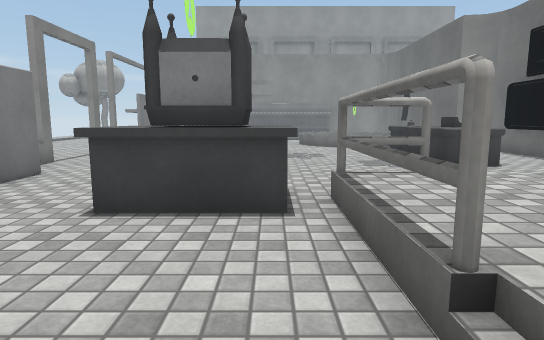
view 1 (above)

24 first-person views from a walk through a 3-D level made in the Unity game engine. The camera is 1.2 m above the floor, tilts 8° down and sees 75° across. Doors are open. The floor is counted in squares, 1 m on a side. Each view is taken from the middle of a square. On the plan, view 1 faces up. The plan holds only what a view shows up to about 14 squares ahead; the rest is blank. The place goes on beyond the plan. The player is left out. Some animated figures are left out. Some surface patterns are stand-ins.

view 2
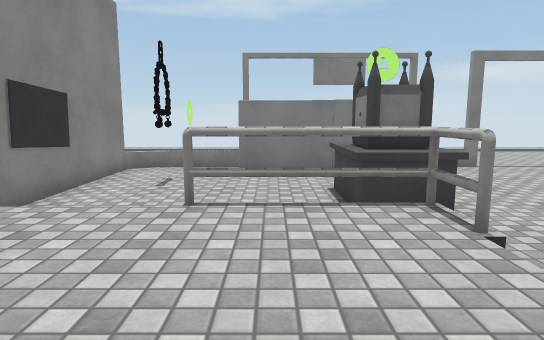

view 3
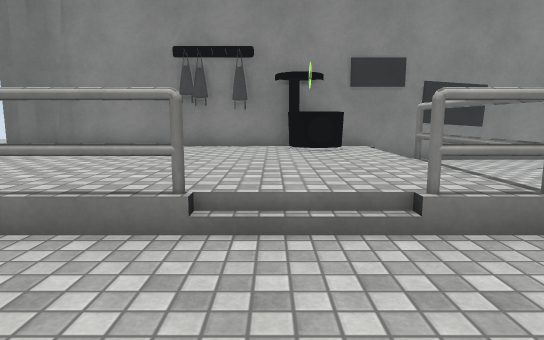

view 4
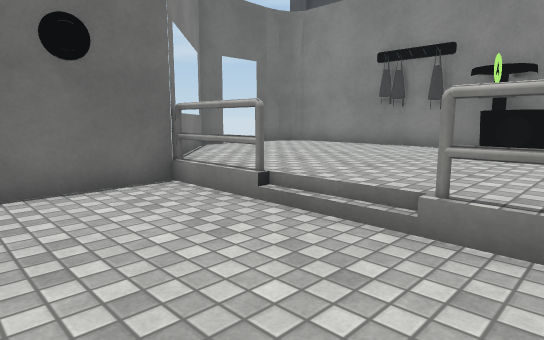

view 5
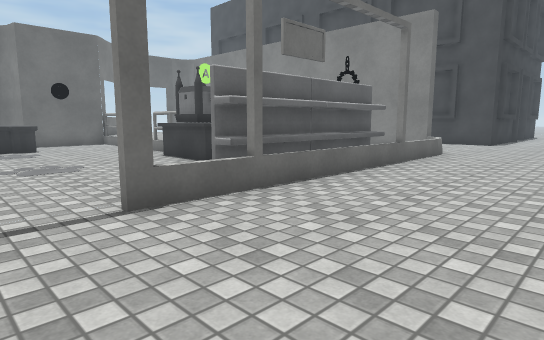

view 6
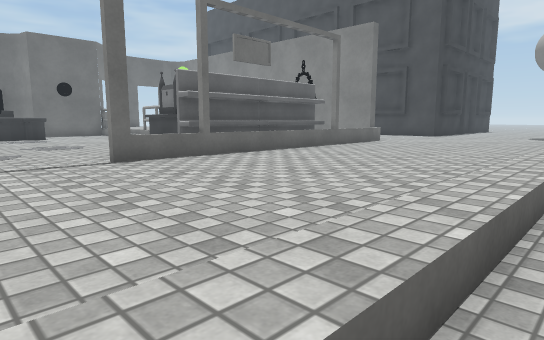

view 7
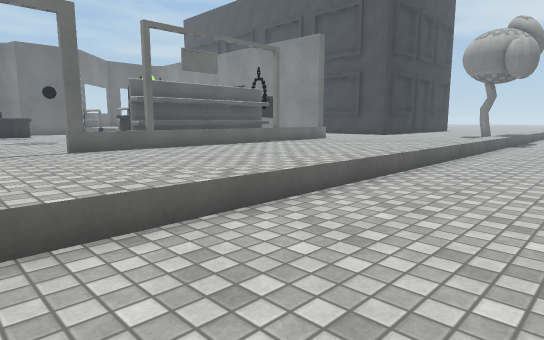

view 8
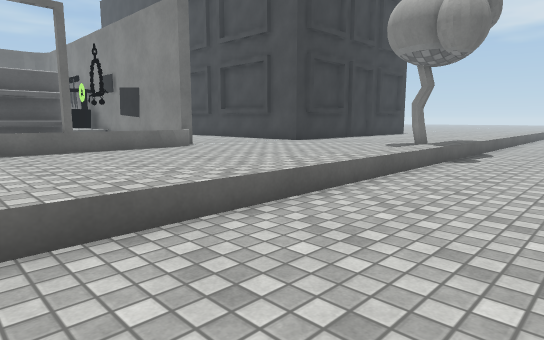

view 9
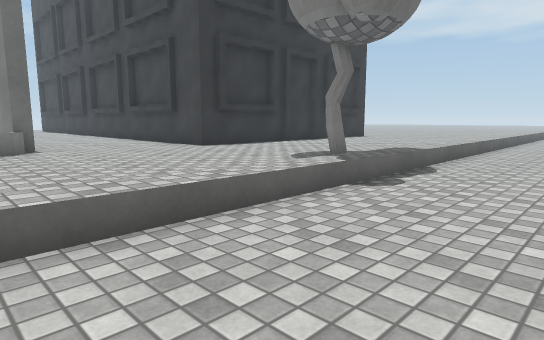

view 10
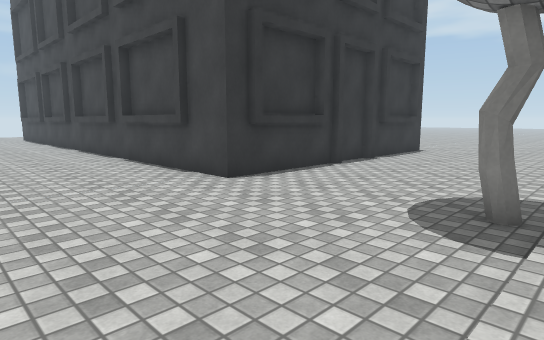

view 11
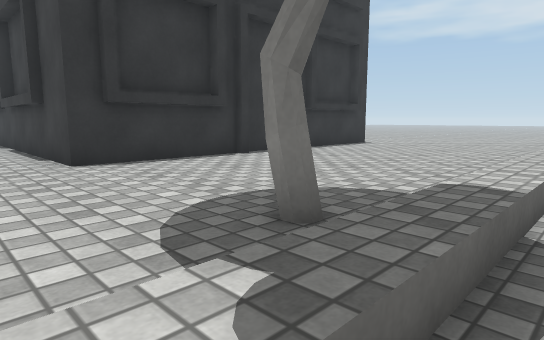

view 12
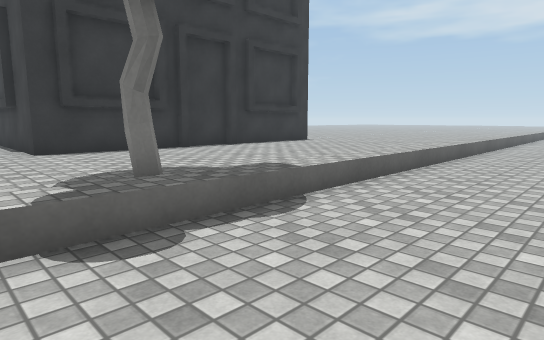

view 13
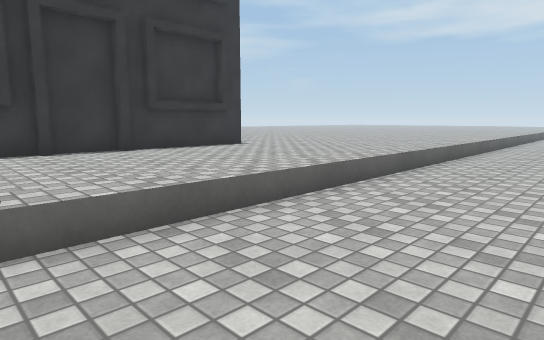

view 14
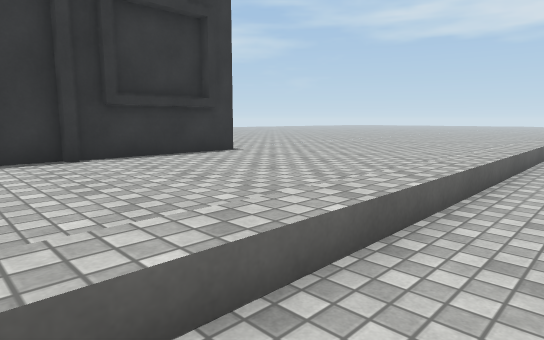

view 15
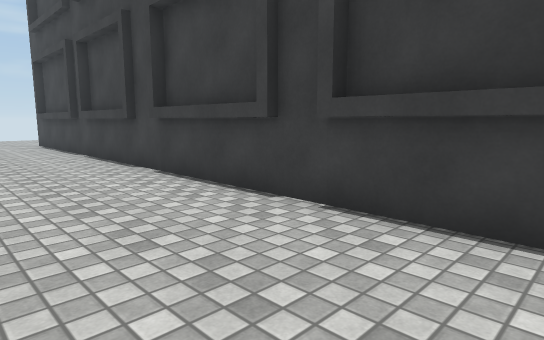

view 16
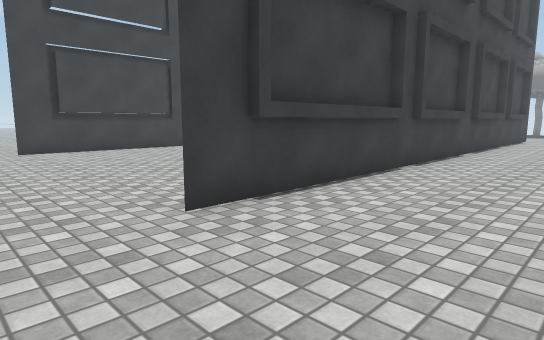

view 17
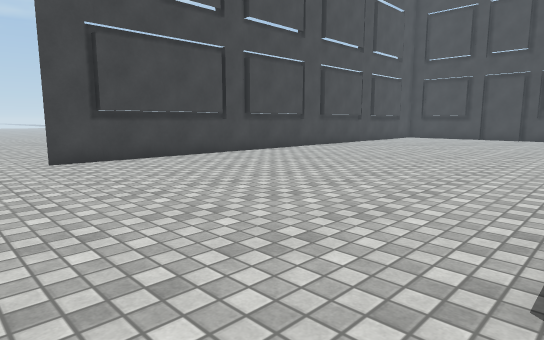

view 18
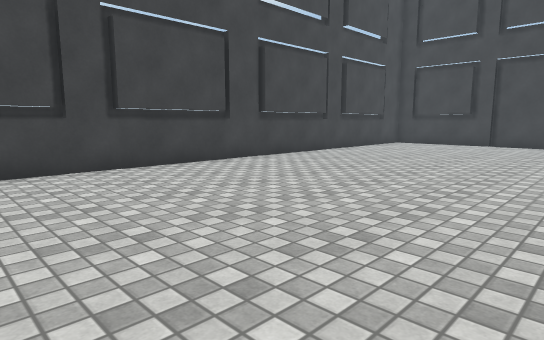

view 19
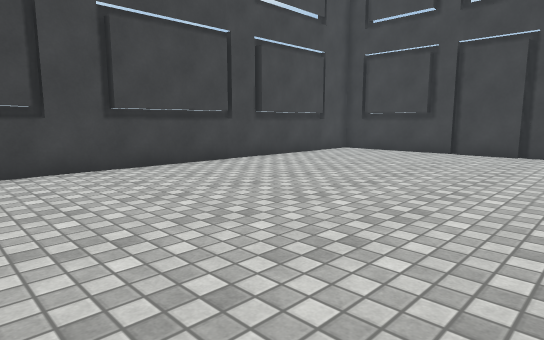

view 20
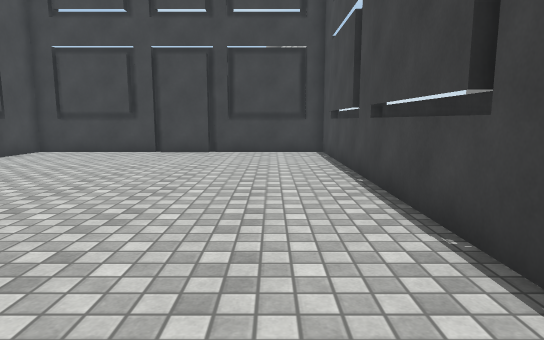

view 21
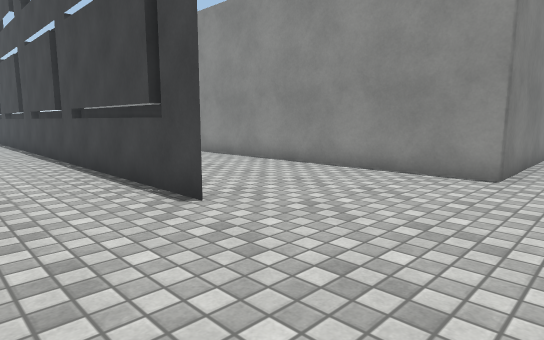

view 22
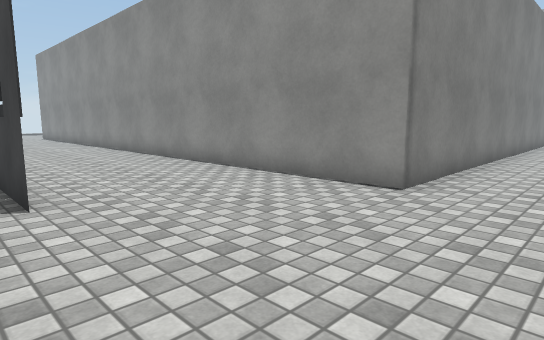

view 23
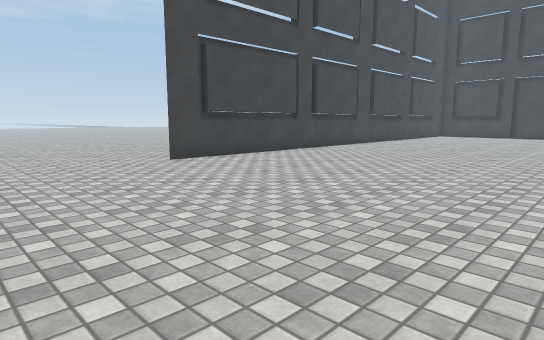

view 24
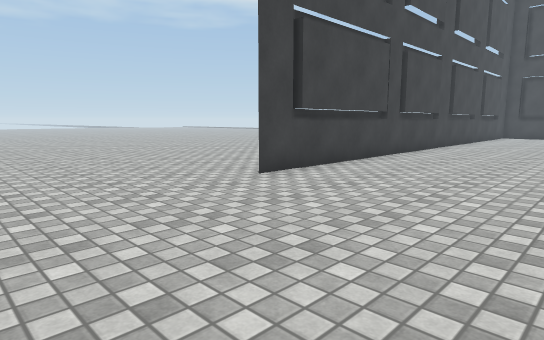

### Floor plan
Key: @ floor where view 1 was taken; # wall or solid block; x gap in a wall; . main floor; : floor 0.25 m higher than the main floor; - floor 0.25 m lower than the main floor; + floor 0.5 m higher than the main floor; / step, stairs or slope; D open door; = window, fence, low wall or low ledge; ^ raised ledge; T thing the floor can be seen under or through.
Columns run from 17 left of view 1 to 21 right of it. Each row starts with its distance up from view 1.
 13 - --:... ..#      ... ^   #
 12  ---:.........    ... ^  ##
 11 ----:................ ^   #
 10 ----:......#..........^^
  9 ----:......=..........^^           #.
  8  ---:......##...........#          #.
  7  ---:......##...........#          #.
  6  ---:......##..^#^......#          #.
  5 ----:......##..^#^TT//###=         #.
  4  ---:......##..==xT+++++++=        #.
  3 ----:......##.....T++++++++=       #..
  2 ----:......##.....T+++++++++#      #..
  1 ----:......=.==.. /+=++++++DD      #..
  0 ----:......=.##..@/+#+++++++#      #..
 -1  ---:......=..... /==+++++++#      #..
 -2 ----:......#########################..
 -3 ----:.............     ...............
 -4 ----:..................................
 -5 ----:..................................
 -6  ---:..................................
 -7 ----:#.....######################.....
 -8 ----:.....##...........................
 -9 ----:.....#...........................
-10  ---:.....#............................
-11 ----:.....##...........................
-12 ----:......#...........................
-13 ----:.....##..........................
-14  ---:.....#............................
-15  ---:.....#............................
-16  ---:.....#............................
-17  ---:.....##..........................
-18  ---:......######################.....
-19  ---:........                  .......
-20  ---:........                  .......

Where each view was taken, in squares from view 1:
view 1: 0 up, 0 right, facing up
view 2: 3 up, 6 right, facing left
view 3: 9 up, 4 right, facing down
view 4: 9 up, 1 right, facing down-right
view 5: 12 up, 11 left, facing down-right
view 6: 13 up, 14 left, facing down-right
view 7: 13 up, 17 left, facing down-right
view 8: 5 up, 17 left, facing down-right
view 9: 0 up, 17 left, facing down-right
view 10: 2 down, 13 left, facing down-right
view 11: 5 down, 14 left, facing down-right
view 12: 5 down, 17 left, facing down-right
view 13: 9 down, 17 left, facing down-right
view 14: 11 down, 15 left, facing down-right
view 15: 3 down, 4 left, facing down-right
view 16: 3 down, 18 right, facing down-left
view 17: 7 down, 18 right, facing down-left
view 18: 9 down, 12 right, facing down-left
view 19: 9 down, 7 right, facing down-left
view 20: 9 down, 7 right, facing left
view 21: 10 down, 20 right, facing up-left
view 22: 8 down, 21 right, facing up-left
view 23: 8 down, 21 right, facing down-left
view 24: 12 down, 21 right, facing down-left
